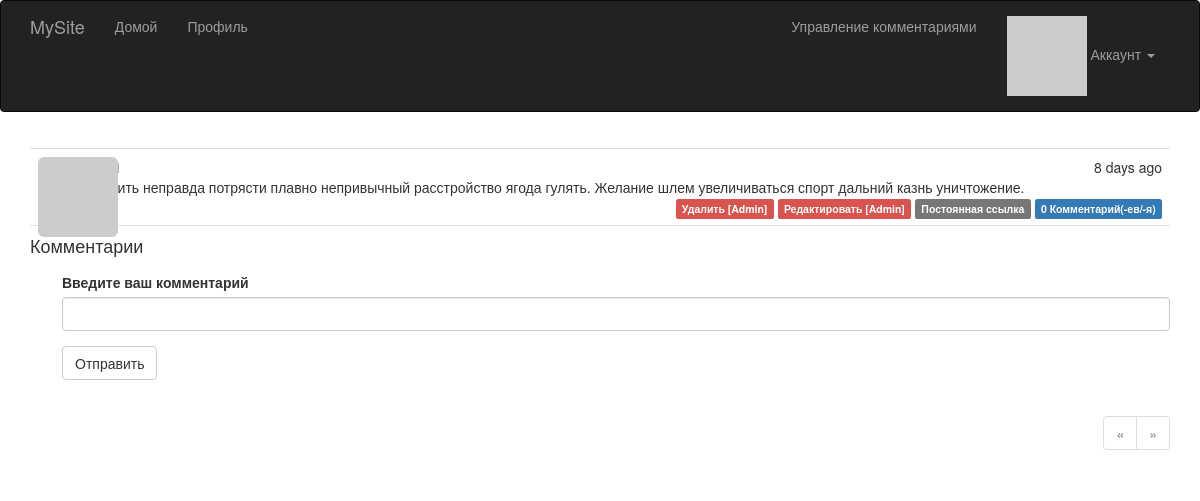
Page /post/2 (signed in) on the committed database.
### app/models.py (models this page shows, shortened)
class Post(db.Model):
    __tablename__ = 'posts'
    id = db.Column(db.Integer, primary_key=True)
    body = db.Column(db.Text)
    body_html = db.Column(db.Text)
    timestamp = db.Column(db.DateTime, index=True, default=datetime.utcnow)
    author_id = db.Column(db.Integer, db.ForeignKey('users.id'))
    comments = db.relationship('Comment', backref='post', lazy='dynamic')

### app/main/views.py (the view, shortened to what this page needs)
@main.route('/post/<int:id>', methods=['GET', 'POST'])
def post(id):
    post = Post.query.get_or_404(id)
    form = CommentForm()
    page = request.args.get('page', 1, type=int)
    if page == -1:
        page = (post.comments.count() - 1) // \
               current_app.config['FLASKY_COMMENTS_PER_PAGE'] + 1
    pagination = post.comments.order_by(Comment.timestamp.asc()).paginate(
        page, per_page=current_app.config['FLASKY_COMMENTS_PER_PAGE'],
        error_out=False)
    comments = pagination.items
    return render_template('post.html', posts=[post], form=form,
                           comments=comments, pagination=pagination)

### app/main/forms.py
class CommentForm(FlaskForm):
    body = StringField('Введите ваш комментарий', validators=[DataRequired()])
    submit = SubmitField('Отправить')

### app/auth/views.py (called while the page is built)
@auth.before_app_request
def before_request():
    if current_user.is_authenticated:
        current_user.ping()
        if not current_user.confirmed \
                and request.endpoint \
                and request.blueprint != 'auth' \
                and request.endpoint != 'static':
            return redirect(url_for('auth.unconfirmed'))

### app/main/__init__.py (called while the page is built)
@main.app_context_processor
def inject_permissions():
    return dict(Permission=Permission)

### app/models.py (called while the page is built)
@login_manager.user_loader
def load_user(user_id):
    return User.query.get(int(user_id))

    def has_permission(self, perm):
        return self.permissions & perm == perm

    def can(self, perm):
        return self.role is not None and self.role.has_permission(perm)

    def is_administrator(self):
        return self.can(Permission.ADMIN)

    def ping(self):
        self.last_seen = datetime.utcnow()
        db.session.add(self)

    def gravatar(self, size=100, default='identicon', rating='g'):
        url = 'https://secure.gravatar.com/avatar'
        hash = self.avatar_hash or self.gravatar_hash()
        return '{url}/{hash}?s={size}&d={default}&r={rating}'.format(
            url=url, hash=hash, size=size, default=default, rating=rating)

### app/templates/post.html (shortened to what this page needs)
{% extends "base.html" %}
{% import "bootstrap/wtf.html" as wtf %}
{% import "_macros.html" as macros %}
{% block page_content %}
{% include '_posts.html' %}
<h4 id="comments">Комментарии</h4>
{% if current_user.can(Permission.COMMENT) %}
<div class="comment-form">
    {{ wtf.quick_form(form) }}
</div>
{% endif %}
{% if pagination %}
<div class="pagination">
    {{ macros.pagination_widget(pagination, '.post', fragment='#comments', id=posts[0].id) }}
</div>
{% endif %}
{% endblock %}

### app/templates/_posts.html
<ul class="posts">
    {% for post in posts %}
    <li class="post">
        <div class="post-thumbnail">
            <a href="{{ url_for('.user', username=post.author.username) }}">
                <img class="img-rounded profile-thumbnail" src="{{ post.author.gravatar(size=40) }}">
            </a>
        </div>
        <div class="post-content">
            <div class="post-date">{{ moment(post.timestamp).fromNow() }}</div>
            <div class="post-author"><a href="{{ url_for('.user', username=post.author.username) }}">{{ post.author.username }}</a></div>
            <div class="post-body">
                {% if post.body_html %}
                    {{ post.body_html | safe }}
                {% else %}
                    {{ post.body }}
                {% endif %}
            </div>
            <div class="post-footer">
                {% if current_user == post.author %}
                <a href="{{ url_for('.delete', id=post.id) }}">
                    <span class="label label-danger">Удалить</span>
                </a>
                {% elif current_user.is_administrator() %}
                <a href="{{ url_for('.delete', id=post.id) }}">
                    <span class="label label-danger">Удалить [Admin]</span>
                </a>
                {% endif %}
                {% if current_user == post.author %}
                <a href="{{ url_for('.edit', id=post.id) }}">
                    <span class="label label-primary">Редактировать</span>
                </a>
                {% elif current_user.is_administrator() %}
                <a href="{{ url_for('.edit', id=post.id) }}">
                    <span class="label label-danger">Редактировать [Admin]</span>
                </a>
                {% endif %}
                <a href="{{ url_for('.post', id=post.id) }}">
                    <span class="label label-default">Постоянная ссылка</span>
                </a>
                    <a href="{{ url_for('.post', id=post.id) }}#comments">
                    <span class="label label-primary">{{ post.comments.count() }} Комментарий(-ев/-я)</span>
                </a>
            </div>
        </div>
    </li>
    {% endfor %}
</ul>

### app/static/styles.css (style rules this page uses)
.profile-thumbnail { position: absolute; }
ul.posts { list-style-type: none; padding: 0px; margin: 16px 0px 0px 0px; border-top: 1px solid #e0e0e0; }
ul.posts li.post { padding: 8px; border-bottom: 1px solid #e0e0e0; }
div.post-date { float: right; }
div.post-author { font-weight: bold; }
div.post-thumbnail { position: absolute; }
div.post-content { margin-left: 48px; min-height: 48px; }
div.post-footer { text-align: right; }
div.comment-form { margin: 16px 0px 16px 32px; }
div.pagination { width: 100%; text-align: right; padding: 0px; margin: 0px; }

### rows in the picture
Post: timestamp "8 days ago", body "Ставить неправда потрясти плавно непривычный расстройство ягода гулять. Желание шлем увеличиваться спорт дальний казнь уничтожение.", comments.count "0"
